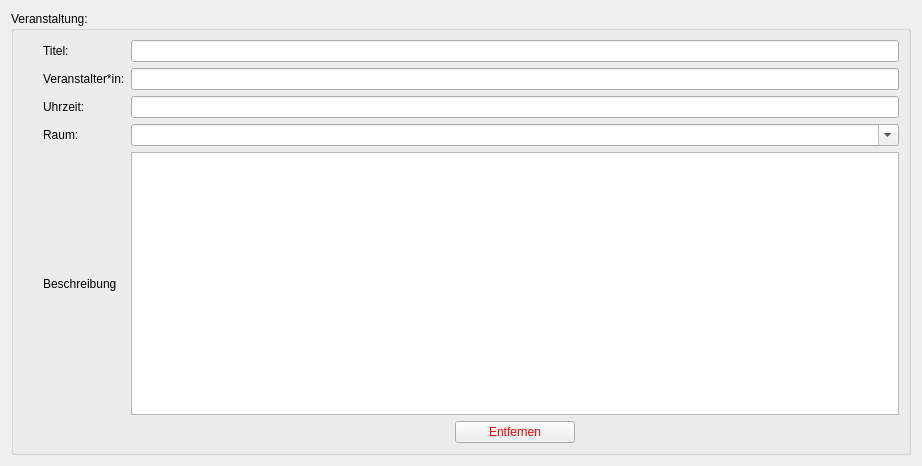
<?xml version="1.0" encoding="UTF-8"?>
<ui version="4.0">
 <class>Form</class>
 <widget class="QWidget" name="Form">
  <property name="geometry">
   <rect>
    <x>0</x>
    <y>0</y>
    <width>922</width>
    <height>466</height>
   </rect>
  </property>
  <property name="sizePolicy">
   <sizepolicy hsizetype="Minimum" vsizetype="Preferred">
    <horstretch>0</horstretch>
    <verstretch>0</verstretch>
   </sizepolicy>
  </property>
  <property name="windowTitle">
   <string>Form</string>
  </property>
  <layout class="QGridLayout" name="gridLayout">
   <item row="0" column="0">
    <widget class="QGroupBox" name="gb_root">
     <property name="title">
      <string>Veranstaltung:</string>
     </property>
     <layout class="QGridLayout" name="gridLayout_2">
      <item row="0" column="2">
       <widget class="QLineEdit" name="le_title"/>
      </item>
      <item row="1" column="2">
       <widget class="QLineEdit" name="le_host"/>
      </item>
      <item row="3" column="2">
       <widget class="QComboBox" name="cb_location">
        <property name="editable">
         <bool>true</bool>
        </property>
       </widget>
      </item>
      <item row="2" column="2">
       <widget class="QLineEdit" name="le_time">
        <property name="minimumSize">
         <size>
          <width>0</width>
          <height>0</height>
         </size>
        </property>
        <property name="placeholderText">
         <string comment="dwads" extracomment="dad"/>
        </property>
       </widget>
      </item>
      <item row="4" column="2">
       <widget class="QTextEdit" name="te_description"/>
      </item>
      <item row="5" column="2">
       <layout class="QHBoxLayout" name="horizontalLayout_2">
        <item>
         <widget class="QPushButton" name="btn_remove">
          <property name="enabled">
           <bool>true</bool>
          </property>
          <property name="sizePolicy">
           <sizepolicy hsizetype="Preferred" vsizetype="Fixed">
            <horstretch>1</horstretch>
            <verstretch>0</verstretch>
           </sizepolicy>
          </property>
          <property name="maximumSize">
           <size>
            <width>120</width>
            <height>16777215</height>
           </size>
          </property>
          <property name="font">
           <font>
            <bold>false</bold>
            <kerning>true</kerning>
           </font>
          </property>
          <property name="styleSheet">
           <string notr="true">color: rgb(255, 0, 0);</string>
          </property>
          <property name="text">
           <string>Entfernen</string>
          </property>
         </widget>
        </item>
       </layout>
      </item>
      <item row="0" column="0">
       <layout class="QHBoxLayout" name="horizontalLayout_3">
        <item>
         <spacer name="horizontalSpacer">
          <property name="orientation">
           <enum>Qt::Orientation::Horizontal</enum>
          </property>
          <property name="sizeType">
           <enum>QSizePolicy::Policy::Preferred</enum>
          </property>
          <property name="sizeHint" stdset="0">
           <size>
            <width>20</width>
            <height>20</height>
           </size>
          </property>
         </spacer>
        </item>
        <item>
         <widget class="QLabel" name="label">
          <property name="text">
           <string>Titel:</string>
          </property>
         </widget>
        </item>
       </layout>
      </item>
      <item row="1" column="0">
       <layout class="QHBoxLayout" name="horizontalLayout_4">
        <item>
         <spacer name="horizontalSpacer_3">
          <property name="orientation">
           <enum>Qt::Orientation::Horizontal</enum>
          </property>
          <property name="sizeType">
           <enum>QSizePolicy::Policy::Preferred</enum>
          </property>
          <property name="sizeHint" stdset="0">
           <size>
            <width>20</width>
            <height>20</height>
           </size>
          </property>
         </spacer>
        </item>
        <item>
         <widget class="QLabel" name="label_3">
          <property name="text">
           <string>Veranstalter*in:</string>
          </property>
         </widget>
        </item>
       </layout>
      </item>
      <item row="2" column="0">
       <layout class="QHBoxLayout" name="horizontalLayout_5">
        <item>
         <spacer name="horizontalSpacer_4">
          <property name="orientation">
           <enum>Qt::Orientation::Horizontal</enum>
          </property>
          <property name="sizeType">
           <enum>QSizePolicy::Policy::Preferred</enum>
          </property>
          <property name="sizeHint" stdset="0">
           <size>
            <width>20</width>
            <height>20</height>
           </size>
          </property>
         </spacer>
        </item>
        <item>
         <widget class="QLabel" name="label_4">
          <property name="text">
           <string>Uhrzeit:</string>
          </property>
         </widget>
        </item>
       </layout>
      </item>
      <item row="3" column="0">
       <layout class="QHBoxLayout" name="horizontalLayout_6">
        <item>
         <spacer name="horizontalSpacer_5">
          <property name="orientation">
           <enum>Qt::Orientation::Horizontal</enum>
          </property>
          <property name="sizeType">
           <enum>QSizePolicy::Policy::Preferred</enum>
          </property>
          <property name="sizeHint" stdset="0">
           <size>
            <width>20</width>
            <height>20</height>
           </size>
          </property>
         </spacer>
        </item>
        <item>
         <widget class="QLabel" name="label_5">
          <property name="text">
           <string>Raum:</string>
          </property>
         </widget>
        </item>
       </layout>
      </item>
      <item row="4" column="0">
       <layout class="QHBoxLayout" name="horizontalLayout_7">
        <item>
         <spacer name="horizontalSpacer_2">
          <property name="orientation">
           <enum>Qt::Orientation::Horizontal</enum>
          </property>
          <property name="sizeType">
           <enum>QSizePolicy::Policy::Preferred</enum>
          </property>
          <property name="sizeHint" stdset="0">
           <size>
            <width>20</width>
            <height>20</height>
           </size>
          </property>
         </spacer>
        </item>
        <item>
         <layout class="QVBoxLayout" name="verticalLayout_2"/>
        </item>
        <item>
         <widget class="QLabel" name="label_2">
          <property name="text">
           <string>Beschreibung</string>
          </property>
         </widget>
        </item>
       </layout>
      </item>
     </layout>
    </widget>
   </item>
  </layout>
 </widget>
 <resources/>
 <connections/>
</ui>
